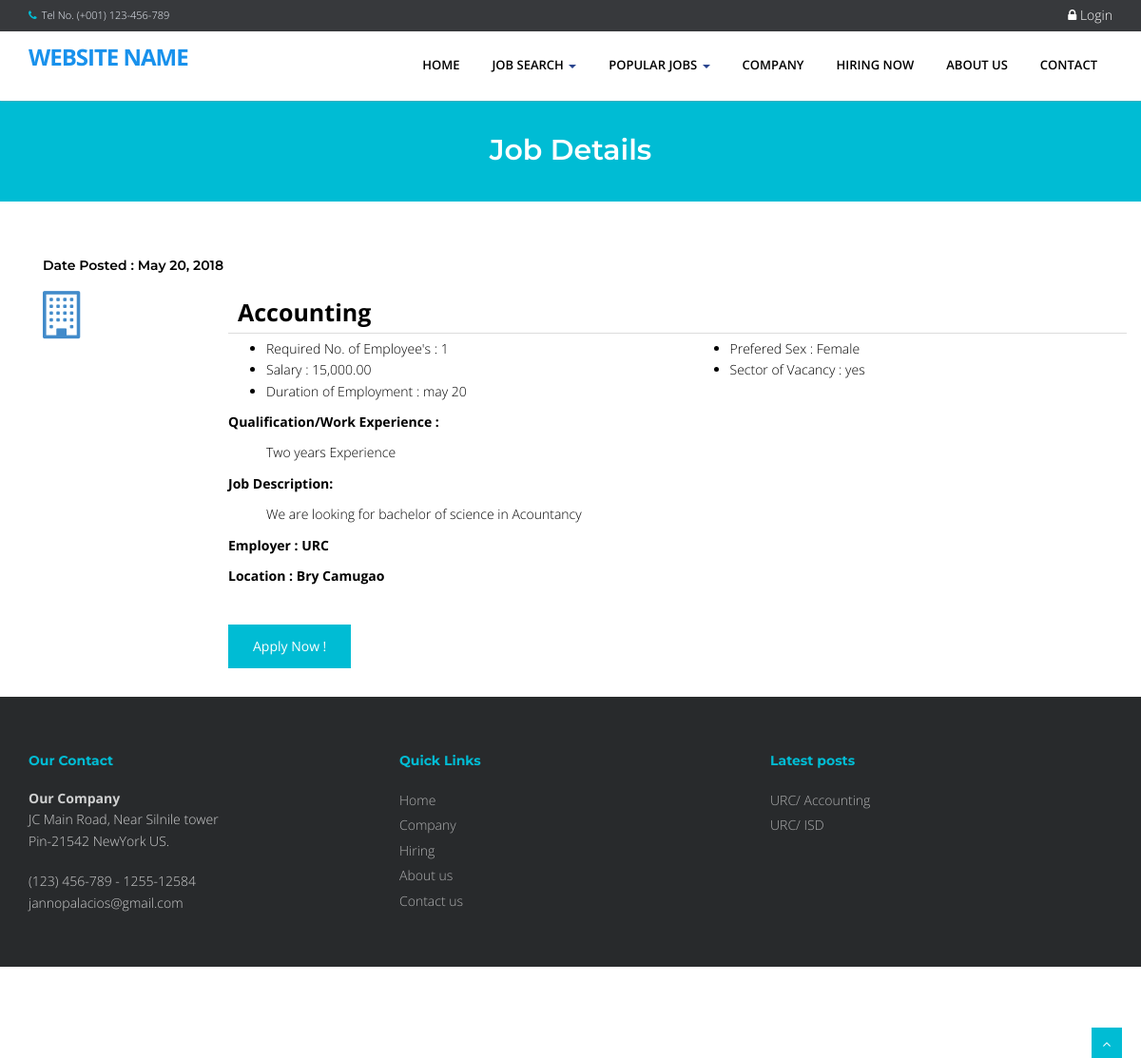
The page /Source Code/eris/index.php?q=viewjob&search=2 on the database its author committed.
### tables this page shows
CREATE TABLE `tblcompany` (
  `COMPANYID` int(11) NOT NULL,
  `COMPANYNAME` varchar(90) NOT NULL,
  `COMPANYADDRESS` varchar(90) NOT NULL,
  `COMPANYCONTACTNO` varchar(30) NOT NULL,
  `COMPANYSTATUS` varchar(90) NOT NULL,
  `COMPANYMISSION` text NOT NULL
);

CREATE TABLE `tbljob` (
  `JOBID` int(11) NOT NULL,
  `COMPANYID` int(11) NOT NULL,
  `CATEGORY` varchar(250) NOT NULL,
  `OCCUPATIONTITLE` varchar(90) NOT NULL,
  `REQ_NO_EMPLOYEES` int(11) NOT NULL,
  `SALARIES` double NOT NULL,
  `DURATION_EMPLOYEMENT` varchar(90) NOT NULL,
  `QUALIFICATION_WORKEXPERIENCE` text NOT NULL,
  `JOBDESCRIPTION` text NOT NULL,
  `PREFEREDSEX` varchar(30) NOT NULL,
  `SECTOR_VACANCY` text NOT NULL,
  `JOBSTATUS` varchar(90) NOT NULL,
  `DATEPOSTED` datetime NOT NULL
);

### Source Code/eris/index.php (called while the page is built, shortened)
<?php
require_once("include/initialize.php");
$view = (isset($_GET['q']) && $_GET['q'] != '') ? $_GET['q'] : '';
switch ($view) {
	case 'viewjob' :
        $title="Job Details";
		break;
}
require_once("theme/templates.php");
?>

### Source Code/eris/include/database.php (called while the page is built, shortened)
<?php
class Database {
	var $sql_string = '';
	private $conn;
	public function open_connection() {
		$this->conn = mysqli_connect(server,user,pass);
		if(!$this->conn){
			echo "Problem in database connection! Contact administrator!";
			exit();
		}else{
			$db_select = mysqli_select_db($this->conn,database_name);
		}
	}
	function setQuery($sql='') {
		$this->sql_string=$sql;
	}
	function executeQuery() {
		$result = mysqli_query($this->conn,$this->sql_string);
		return $result;
	}
	private function confirm_query($result) {
		return $result;
	}
	function loadResultList( $key='' ) {
		$cur = $this->executeQuery();
		$array = array();
		while ($row = mysqli_fetch_object($cur)) {
			if ($key) {
				$array[$row->$key] = $row;
			} else {
				$array[] = $row;
			}
		}
		return $array;
	}
}
$mydb = new Database();
?>

### Source Code/eris/theme/templates.php (the view, shortened to what this page needs)
 <!DOCTYPE html>
<html lang="en">
<head>
<link href="<?php echo web_root; ?>plugins/home-plugins/css/bootstrap.min.css" rel="stylesheet" />
<link href="<?php echo web_root; ?>plugins/home-plugins/css/fancybox/jquery.fancybox.css" rel="stylesheet">
<link href="<?php echo web_root; ?>plugins/home-plugins/css/flexslider.css" rel="stylesheet" />
<link href="<?php echo web_root; ?>plugins/home-plugins/css/style.css" rel="stylesheet" />
<link rel="stylesheet" href="<?php echo web_root;?>plugins/font-awesome/css/font-awesome.min.css">
<link rel="stylesheet" href="<?php echo web_root;?>plugins/dataTables/jquery.dataTables.min.css">
<link rel="stylesheet" href="<?php echo web_root;?>plugins/dataTables/jquery.dataTables_themeroller.css">
<link href="<?php echo web_root; ?>plugins/datepicker/bootstrap-datetimepicker.min.css" rel="stylesheet" media="screen">
<link href="<?php echo web_root; ?>plugins/datepicker/datepicker3.css" rel="stylesheet" media="screen">
</head>
<body>
<div id="wrapper" class="home-page">
  <header>
        <div class="topbar navbar-fixed-top">
          <div class="container">
            <div class="row">
              <div class="col-md-12">
                <p class="pull-left hidden-xs"><i class="fa fa-phone"></i>Tel No. (+001) 123-456-789</p>
                <?php if (isset($_SESSION['APPLICANTID'])) {
                    $sql = "SELECT count(*) as 'COUNTNOTIF' FROM `tbljob` ORDER BY `DATEPOSTED` DESC";
                    $mydb->setQuery($sql);
                    $showNotif = $mydb->loadSingleResult();
                    $notif =isset($showNotif->COUNTNOTIF) ? $showNotif->COUNTNOTIF : 0;
                    $applicant = new Applicants();
                    $appl  = $applicant->single_applicant($_SESSION['APPLICANTID']);
                    $sql ="SELECT count(*) as 'COUNT' FROM `tbljobregistration` WHERE `PENDINGAPPLICATION`=0 AND `HVIEW`=0 AND `APPLICANTID`='{$appl->APPLICANTID}'";
                    $mydb->setQuery($sql);
                    $showMsg = $mydb->loadSingleResult();
                    $msg =isset($showMsg->COUNT) ? $showMsg->COUNT : 0;
                    echo ' <p class="pull-right login"><a title="View Notification(s)" href="'.web_root.'applicant/index.php?view=notification"> <i class="fa fa-bell-o"></i> <span class="label label-success">'.$notif.'</span></a> | <a title="View Message(s)" href="'.web_root.'applicant/index.php?view=message"> <i class="fa fa-envelope-o"></i> <span class="label label-success">'.$msg.'</span></a> | <a title="View Profile" href="'.web_root.'applicant/"> <i class="fa fa-user"></i> Howdy, '. $appl->FNAME. ' '.$appl->LNAME .' </a> | <a href="'.web_root.'logout.php">  <i class="fa fa-sign-out"> </i>Logout</a> </p>';
                    }else{ ?>
                      <p   class="pull-right login"><a data-target="#myModal" data-toggle="modal" href=""> <i class="fa fa-lock"></i> Login </a></p>
                <?php } ?>
              </div>
            </div>
          </div>
        </div>
        <div style="min-height: 30px;"></div>
        <div class="navbar navbar-default navbar-static-top" >
            <div class="container">
                <div class="navbar-header">
                    <a class="navbar-brand" href="<?php echo web_root; ?>index.php">Website Name</a>
                </div>
                <div class="navbar-collapse collapse ">
                    <ul class="nav navbar-nav">
                        <li class="<?php echo !isset($_GET['q'])? 'active' :''?>"><a href="<?php echo web_root; ?>index.php">Home</a></li>
                        <li class="dropdown">
                          <a href="#" data-toggle="dropdown" class="dropdown-toggle">Job Search <b class="caret"></b></a>
                       </li>
                      <li class="dropdown <?php  if(isset($_GET['q'])) { if($_GET['q']=='category'){ echo 'active'; }else{ echo ''; }}  ?>">
                          <a href="#" data-toggle="dropdown" class="dropdown-toggle">Popular Jobs <b class="caret"></b></a>
                            <?php
                            $sql = "SELECT * FROM `tblcategory` LIMIT 10";
                            $mydb->setQuery($sql);
                            ?>
                       </li>
                        <li class="<?php  if(isset($_GET['q'])) { if($_GET['q']=='company'){ echo 'active'; }else{ echo ''; }}  ?>"><a href="<?php echo web_root; ?>index.php?q=company">Company</a></li>
                        <li class="<?php  if(isset($_GET['q'])) { if($_GET['q']=='hiring'){ echo 'active'; }else{ echo ''; }} ?>"><a href="<?php echo web_root; ?>index.php?q=hiring">Hiring Now</a></li>
                        <li class="<?php  if(isset($_GET['q'])) { if($_GET['q']=='About'){ echo 'active'; }else{ echo ''; }}  ?>"><a href="<?php echo web_root; ?>index.php?q=About">About Us</a></li>
                        <li class="<?php  if(isset($_GET['q'])) { if($_GET['q']=='Contact'){ echo 'active'; }else{ echo ''; }}  ?>"><a href="<?php echo web_root; ?>index.php?q=Contact">Contact</a></li>
                    </ul>
                </div>
            </div>
        </div>
  </header>
      <?php
      if (isset($_GET['q'])) {
        echo '<section id="inner-headline">
            <div class="container">
                <div class="row">
                    <div class="col-lg-12">
                        <h2 class="pageTitle">'.$title.'</h2>
                    </div>
                </div>
            </div>
            </section>';
      }
       require_once $content;
        ?>
  <footer>
  <div class="container">
    <div class="row">
      <div class="col-md-4 col-sm-4">
        <div class="widget">
          <h5 class="widgetheading">Our Contact</h5>
          <address>
          <strong>Our Company</strong><br>
          JC Main Road, Near Silnile tower<br>
           Pin-21542 NewYork US.</address>
          <p>
            <i class="icon-phone"></i> (123) 456-789 - 1255-12584 <br>
            <i class="icon-envelope-alt"></i> jannopalacios@gmail.com
          </p>
        </div>
      </div>
      <div class="col-md-4 col-sm-4">
        <div class="widget">
          <h5 class="widgetheading">Quick Links</h5>
          <ul class="link-list">
            <li><a href="<?php echo web_root; ?>index.php">Home</a></li>
            <li><a href="<?php echo web_root; ?>index.php?q=company">Company</a></li>
            <li><a href="<?php echo web_root; ?>index.php?q=hiring">Hiring</a></li>
            <li><a href="<?php echo web_root; ?>index.php?q=About">About us</a></li>
            <li><a href="<?php echo web_root; ?>index.php?q=Contact">Contact us</a></li>
          </ul>
        </div>
      </div>
      <div class="col-md-4 col-sm-4">
        <div class="widget">
          <h5 class="widgetheading">Latest posts</h5>
          <ul class="link-list">
            <?php
                  $sql = "SELECT * FROM `tblcompany` c,`tbljob` j WHERE c.`COMPANYID`=j.`COMPANYID`   ORDER BY DATEPOSTED DESC LIMIT 3" ;
                  $mydb->setQuery($sql);
                  $cur = $mydb->loadResultList();
                  foreach ($cur as $result) {
                    echo ' <li><a href="'.web_root.'index.php?q=viewjob&search='.$result->JOBID.'">'.$result->COMPANYNAME . '/ '. $result->OCCUPATIONTITLE .'</a></li>';
                  }
              ?>
          </ul>
        </div>
      </div>
    </div>
  </div>
  <div id="sub-footer">
    <div class="container">
      <div class="row">
        <div class="col-lg-6">
          <div class="copyright">
            <p>
              <span>&copy; CampCodes 2021 All right reserved.
            </p>
          </div>
        </div>
        <div class="col-lg-6">
          <ul class="social-network">
            <li><a href="#" data-placement="top" title="Facebook"><i class="fa fa-facebook"></i></a></li>
            <li><a href="#" data-placement="top" title="Twitter"><i class="fa fa-twitter"></i></a></li>
            <li><a href="#" data-placement="top" title="Linkedin"><i class="fa fa-linkedin"></i></a></li>
            <li><a href="#" data-placement="top" title="Pinterest"><i class="fa fa-pinterest"></i></a></li>
            <li><a href="#" data-placement="top" title="Google plus"><i class="fa fa-google-plus"></i></a></li>
          </ul>
        </div>
      </div>
    </div>
  </div>
  </footer>
</div>
<a href="#" class="scrollup"><i class="fa fa-angle-up active"></i></a>
</body>
</html>

### Source Code/eris/viewjob.php
    <section id="content">
        <div class="container content">
 <?php
 if (isset($_GET['search'])) {
    $jobid = $_GET['search'];
 }else{
     $jobid = '';
 }
    $sql = "SELECT * FROM `tblcompany` c,`tbljob` j WHERE c.`COMPANYID`=j.`COMPANYID` AND JOBID LIKE '%" . $jobid ."%' ORDER BY DATEPOSTED DESC" ;
    $mydb->setQuery($sql);
    $cur = $mydb->loadResultList();
    foreach ($cur as $result) {
  ?>
           <div class="container">
             <div class="mg-available-rooms">
                    <h5 class="mg-sec-left-title">Date Posted :  <?php echo date_format(date_create($result->DATEPOSTED),'M d, Y'); ?></h5>
                        <div class="mg-avl-rooms">
                            <div class="mg-avl-room">
                                <div class="row">
                                    <div class="col-sm-2">
                                        <a href="#"><span class="fa fa-building-o" style="font-size: 50px"></span></a>
                                    </div>
                                    <div class="col-sm-10">
                                        <div style="border-bottom: 1px solid #ddd;padding: 10px;font-size: 25px;font-weight: bold;color: #000;margin-bottom: 5px;"><?php echo $result->OCCUPATIONTITLE ;?>
                                        </div>
                                        <div class="row contentbody">
                                            <div class="col-sm-6">
                                                <ul>
                                                    <li><i class="fp-ht-bed"></i>Required No. of Employee's : <?php echo $result->REQ_NO_EMPLOYEES; ?></li>
                                                    <li><i class="fp-ht-food"></i>Salary : <?php echo number_format($result->SALARIES,2);  ?></li>
                                                    <li><i class="fa fa-sun-"></i>Duration of Employment : <?php echo $result->DURATION_EMPLOYEMENT; ?></li>
                                                </ul>
                                            </div>
                                            <div class="col-sm-6">
                                                <ul>
                                                    <li><i class="fp-ht-tv"></i>Prefered Sex : <?php echo $result->PREFEREDSEX; ?></li>
                                                    <li><i class="fp-ht-computer"></i>Sector of Vacancy : <?php echo $result->SECTOR_VACANCY; ?></li>
                                                </ul>
                                            </div>
                                            <div class="col-sm-12">
                                                <p>Qualification/Work Experience :</p>
                                                 <ul style="list-style: none;">
                                                    <li><?php echo $result->QUALIFICATION_WORKEXPERIENCE ;?></li>
                                                </ul>
                                            </div>
                                            <div class="col-sm-12">
                                                <p>Job Description:</p>
                                                <ul style="list-style: none;">
                                                     <li><?php echo $result->JOBDESCRIPTION ;?></li>
                                                </ul>
                                             </div>
                                            <div class="col-sm-12">
                                                <p>Employer :  <?php echo  $result->COMPANYNAME; ?></p>
                                                <p>Location :  <?php echo  $result->COMPANYADDRESS; ?></p>
                                            </div>
                                        </div>
                                          <a href="<?php echo web_root; ?>index.php?q=apply&job=<?php echo $result->JOBID;?>&view=personalinfo" class="btn btn-main btn-next-tab">Apply Now !</a>
                                    </div>
                                </div>
                            </div>
                        </div>
                    </div>
            </div>
<?php  } ?>    </div>
    </section>

### Source Code/eris/theme/templates.php (style rules this page uses)
#content { min-height: 400px; color: #000; }
.contentbody p { font-weight: bold; }
.login a { font-size: 14px; color: #fff; padding:0px; }

### rows shown on the page
tblcompany: tbljob.DATEPOSTED "May 20, 2018", tbljob.OCCUPATIONTITLE "Accounting", tbljob.REQ_NO_EMPLOYEES "1", tbljob.SALARIES "15,000.00", tbljob.DURATION_EMPLOYEMENT "may 20", tbljob.PREFEREDSEX "Female", tbljob.SECTOR_VACANCY "yes", tbljob.QUALIFICATION_WORKEXPERIENCE "Two years Experience", tbljob.JOBDESCRIPTION "We are looking for bachelor of science in Acountancy", COMPANYNAME "URC", COMPANYADDRESS "Bry Camugao", tbljob.OCCUPATIONTITLE "ISD"

### other values the page prints
$title "Job Details"
